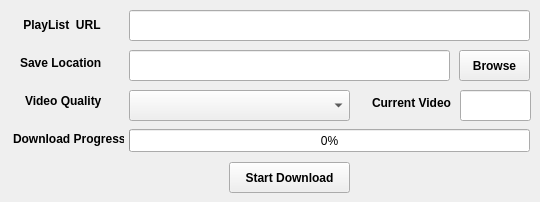
    <widget class="QWidget" name="tab_3">
     <attribute name="title">
      <string>Download Youtube PlayList</string>
     </attribute>
     <widget class="QLineEdit" name="lineEdit_5">
      <property name="geometry">
       <rect>
        <x>129</x>
        <y>50</y>
        <width>321</width>
        <height>31</height>
       </rect>
      </property>
     </widget>
     <widget class="QComboBox" name="comboBox_2">
      <property name="geometry">
       <rect>
        <x>129</x>
        <y>90</y>
        <width>221</width>
        <height>31</height>
       </rect>
      </property>
     </widget>
     <widget class="QPushButton" name="pushButton_5">
      <property name="geometry">
       <rect>
        <x>229</x>
        <y>162</y>
        <width>121</width>
        <height>31</height>
       </rect>
      </property>
      <property name="font">
       <font>
        <weight>75</weight>
        <bold>true</bold>
       </font>
      </property>
      <property name="text">
       <string>Start Download</string>
      </property>
     </widget>
     <widget class="QLineEdit" name="lineEdit_6">
      <property name="geometry">
       <rect>
        <x>129</x>
        <y>10</y>
        <width>401</width>
        <height>31</height>
       </rect>
      </property>
     </widget>
     <widget class="QLabel" name="label_8">
      <property name="geometry">
       <rect>
        <x>20</x>
        <y>15</y>
        <width>81</width>
        <height>20</height>
       </rect>
      </property>
      <property name="font">
       <font>
        <weight>75</weight>
        <bold>true</bold>
       </font>
      </property>
      <property name="text">
       <string> PlayList  URL</string>
      </property>
     </widget>
     <widget class="QLabel" name="label_9">
      <property name="geometry">
       <rect>
        <x>25</x>
        <y>85</y>
        <width>81</width>
        <height>31</height>
       </rect>
      </property>
      <property name="font">
       <font>
        <weight>75</weight>
        <bold>true</bold>
       </font>
      </property>
      <property name="text">
       <string>Video Quality</string>
      </property>
     </widget>
     <widget class="QProgressBar" name="progressBar_3">
      <property name="geometry">
       <rect>
        <x>129</x>
        <y>129</y>
        <width>401</width>
        <height>23</height>
       </rect>
      </property>
      <property name="value">
       <number>0</number>
      </property>
     </widget>
     <widget class="QLabel" name="label_10">
      <property name="geometry">
       <rect>
        <x>20</x>
        <y>53</y>
        <width>81</width>
        <height>20</height>
       </rect>
      </property>
      <property name="font">
       <font>
        <weight>75</weight>
        <bold>true</bold>
       </font>
      </property>
      <property name="text">
       <string>Save Location</string>
      </property>
     </widget>
     <widget class="QPushButton" name="pushButton_6">
      <property name="geometry">
       <rect>
        <x>459</x>
        <y>50</y>
        <width>71</width>
        <height>31</height>
       </rect>
      </property>
      <property name="font">
       <font>
        <weight>75</weight>
        <bold>true</bold>
       </font>
      </property>
      <property name="text">
       <string>Browse</string>
      </property>
     </widget>
     <widget class="QLabel" name="label_11">
      <property name="geometry">
       <rect>
        <x>13</x>
        <y>129</y>
        <width>111</width>
        <height>20</height>
       </rect>
      </property>
      <property name="font">
       <font>
        <weight>75</weight>
        <bold>true</bold>
       </font>
      </property>
      <property name="text">
       <string>Download Progress</string>
      </property>
     </widget>
     <widget class="QLabel" name="label_12">
      <property name="geometry">
       <rect>
        <x>372</x>
        <y>93</y>
        <width>81</width>
        <height>20</height>
       </rect>
      </property>
      <property name="font">
       <font>
        <weight>75</weight>
        <bold>true</bold>
       </font>
      </property>
      <property name="text">
       <string>Current Video</string>
      </property>
     </widget>
     <widget class="QLineEdit" name="lineEdit_7">
      <property name="geometry">
       <rect>
        <x>460</x>
        <y>90</y>
        <width>71</width>
        <height>31</height>
       </rect>
      </property>
     </widget>
    </widget>
